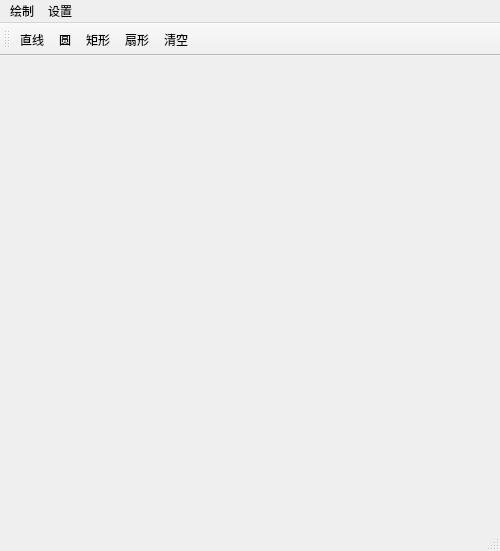
<?xml version="1.0" encoding="UTF-8"?>
<ui version="4.0">
 <class>MainWindow</class>
 <widget class="QMainWindow" name="MainWindow">
  <property name="geometry">
   <rect>
    <x>0</x>
    <y>0</y>
    <width>500</width>
    <height>551</height>
   </rect>
  </property>
  <property name="windowTitle">
   <string>MainWindow</string>
  </property>
  <widget class="QWidget" name="centralWidget"/>
  <widget class="QMenuBar" name="menuBar">
   <property name="geometry">
    <rect>
     <x>0</x>
     <y>0</y>
     <width>500</width>
     <height>26</height>
    </rect>
   </property>
   <widget class="QMenu" name="menu">
    <property name="title">
     <string>绘制</string>
    </property>
    <addaction name="action_draw_circle"/>
    <addaction name="action_draw_rect"/>
    <addaction name="action_draw_pie"/>
    <addaction name="action_clear"/>
   </widget>
   <widget class="QMenu" name="menu_2">
    <property name="title">
     <string>设置</string>
    </property>
    <addaction name="action_pen_color"/>
    <addaction name="action_pen_thick"/>
    <addaction name="action_pen_style"/>
    <addaction name="action_brush_color"/>
   </widget>
   <addaction name="menu"/>
   <addaction name="menu_2"/>
  </widget>
  <widget class="QStatusBar" name="statusBar"/>
  <widget class="QToolBar" name="toolBar">
   <property name="windowTitle">
    <string>toolBar</string>
   </property>
   <attribute name="toolBarArea">
    <enum>TopToolBarArea</enum>
   </attribute>
   <attribute name="toolBarBreak">
    <bool>false</bool>
   </attribute>
   <addaction name="action_draw_line"/>
   <addaction name="action_draw_circle"/>
   <addaction name="action_draw_rect"/>
   <addaction name="action_draw_pie"/>
   <addaction name="action_clear"/>
  </widget>
  <action name="action_draw_line">
   <property name="text">
    <string>直线</string>
   </property>
  </action>
  <action name="action_draw_circle">
   <property name="text">
    <string>圆</string>
   </property>
  </action>
  <action name="action_draw_rect">
   <property name="text">
    <string>矩形</string>
   </property>
  </action>
  <action name="action_clear">
   <property name="text">
    <string>清空</string>
   </property>
  </action>
  <action name="action_pen_color">
   <property name="text">
    <string>边框颜色</string>
   </property>
  </action>
  <action name="action_pen_thick">
   <property name="text">
    <string>边框粗细</string>
   </property>
  </action>
  <action name="action_pen_style">
   <property name="text">
    <string>边框样式</string>
   </property>
  </action>
  <action name="action_brush_color">
   <property name="text">
    <string>背景颜色</string>
   </property>
  </action>
  <action name="action_draw_pie">
   <property name="text">
    <string>扇形</string>
   </property>
  </action>
 </widget>
 <layoutdefault spacing="6" margin="11"/>
 <resources/>
 <connections/>
</ui>
